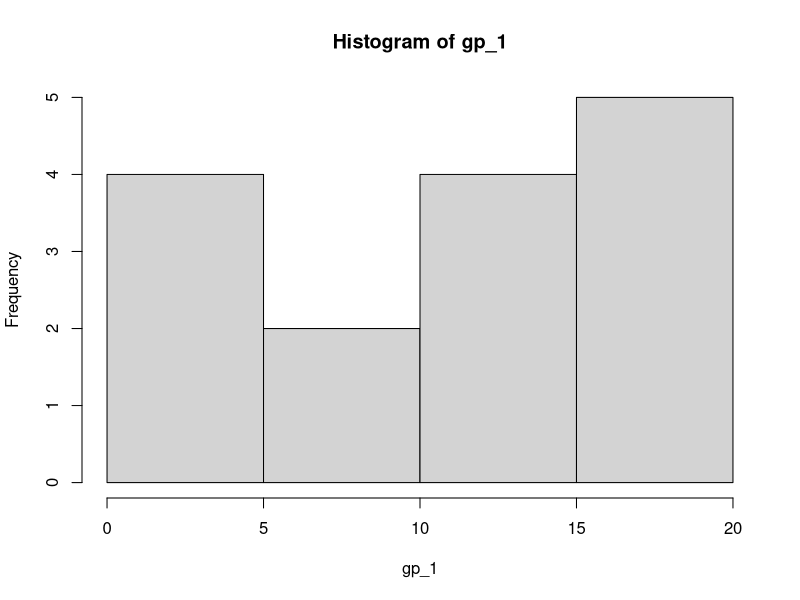
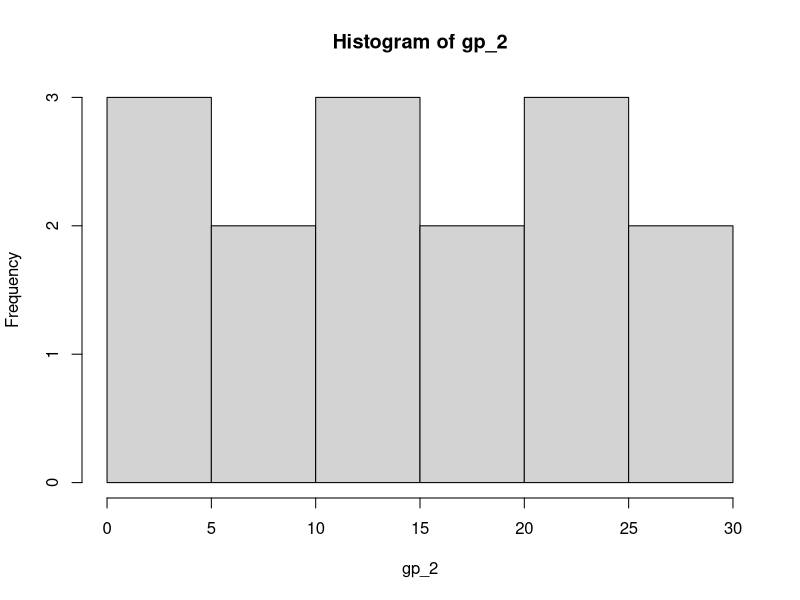
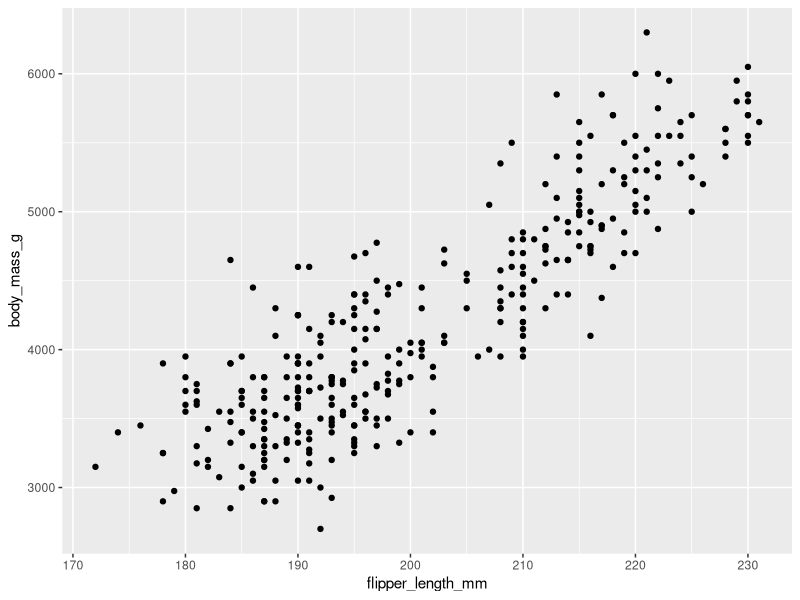
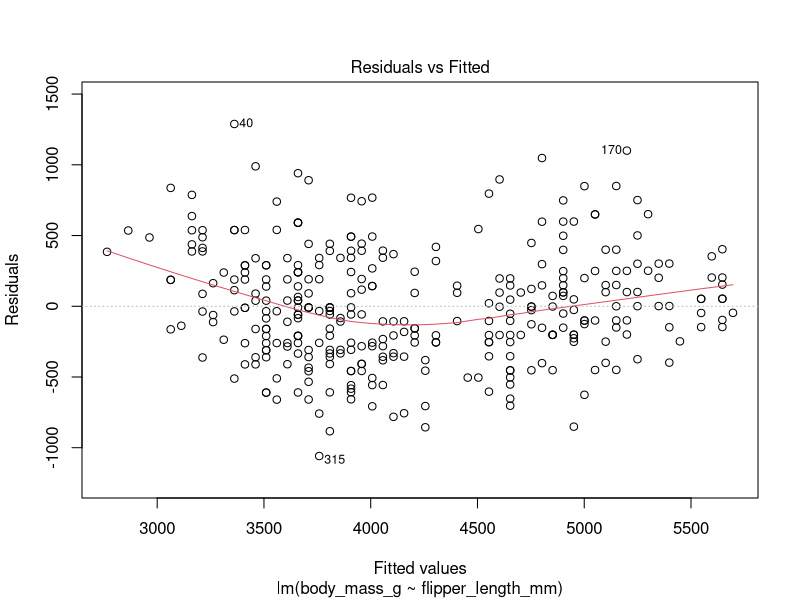
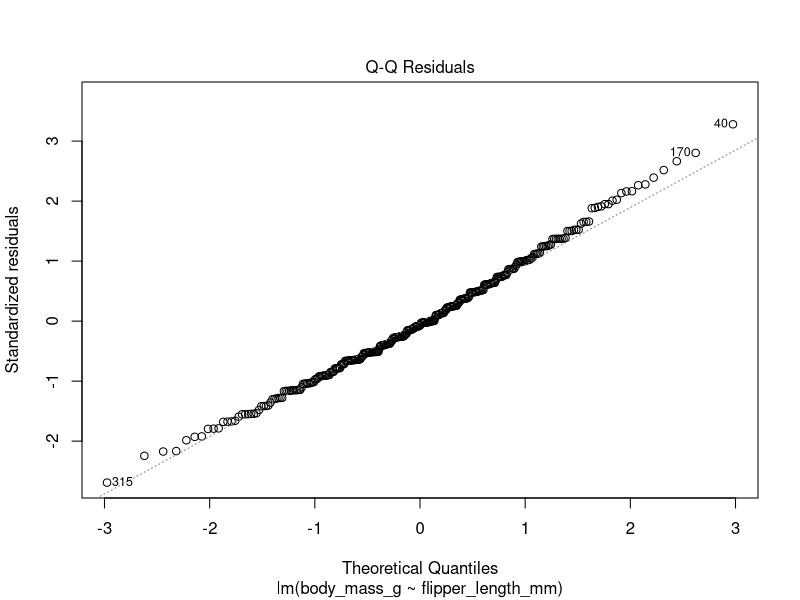
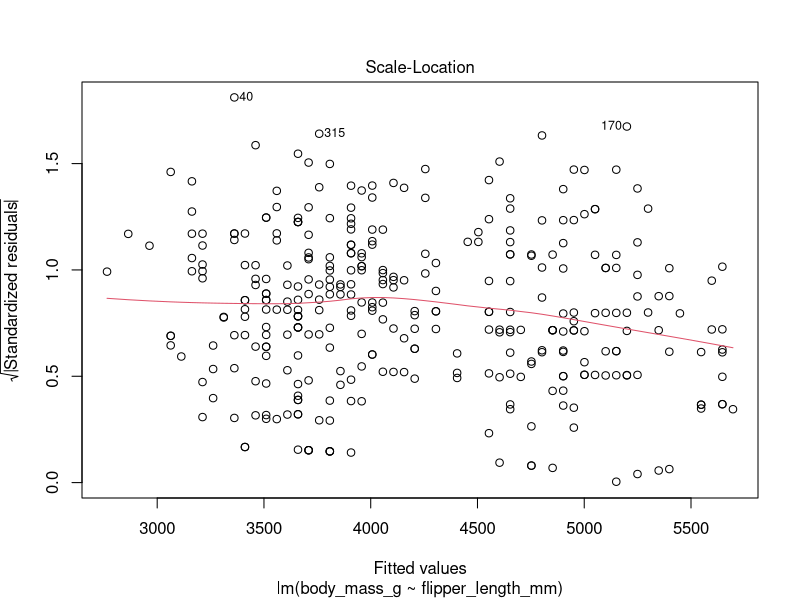
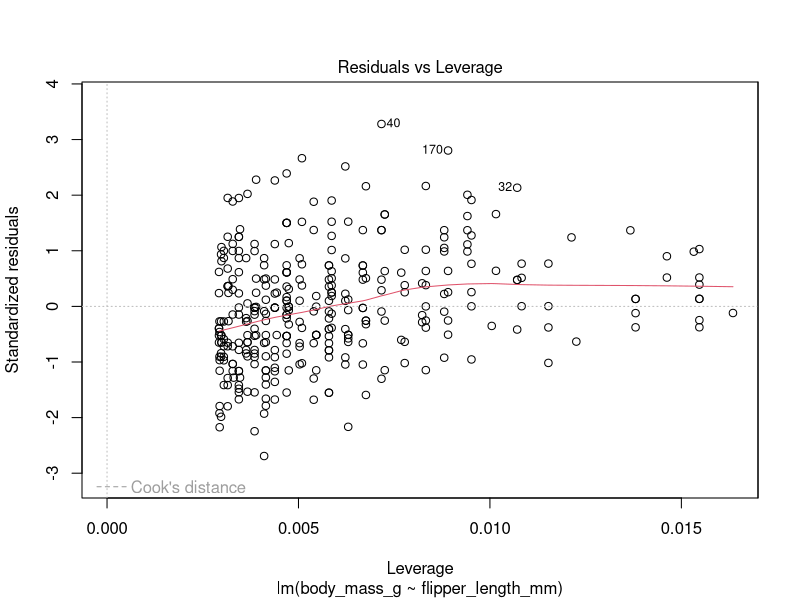

R code for these plots, in order:
## ---- chunk 1
knitr::opts_chunk$set(echo = TRUE)
library(tidyverse)
library(palmerpenguins)
library(broom)
library(ggpubr)
## ---- chunk 2
set.seed(1414) #create random samples with integers from 1 to x
gp_1 <- sample.int(20, size = 15, replace = TRUE)

set.seed(1424)
gp_2 <- sample.int(30, size = 15, replace = TRUE)
## ---- chunk 3
hist(gp_1)

hist(gp_2)
## ---- chunk 4
my_mwu <- wilcox.test(gp_1, gp_2)
## ---- chunk 5
ggplot(data = penguins, aes(x = flipper_length_mm, y = body_mass_g)) +
  geom_point()
## ---- chunk 6
penguin_lm <- lm(body_mass_g ~ flipper_length_mm, data = penguins) #linear model, stored as penguin_lm

#Return the complete overview
summary(penguin_lm)
## ---- chunk 7
penguin_lm_tidy <- broom::tidy(penguin_lm)

#intercept
penguin_int <- penguin_lm_tidy$estimate[1]

#Flipper length coefficient
penguin_coef <- penguin_lm_tidy$estimate[2]
## ---- chunk 8
#Metrics at a glance
penguin_lm_out <- broom::glance(penguin_lm)
## ---- chunk 9
plot(penguin_lm)
